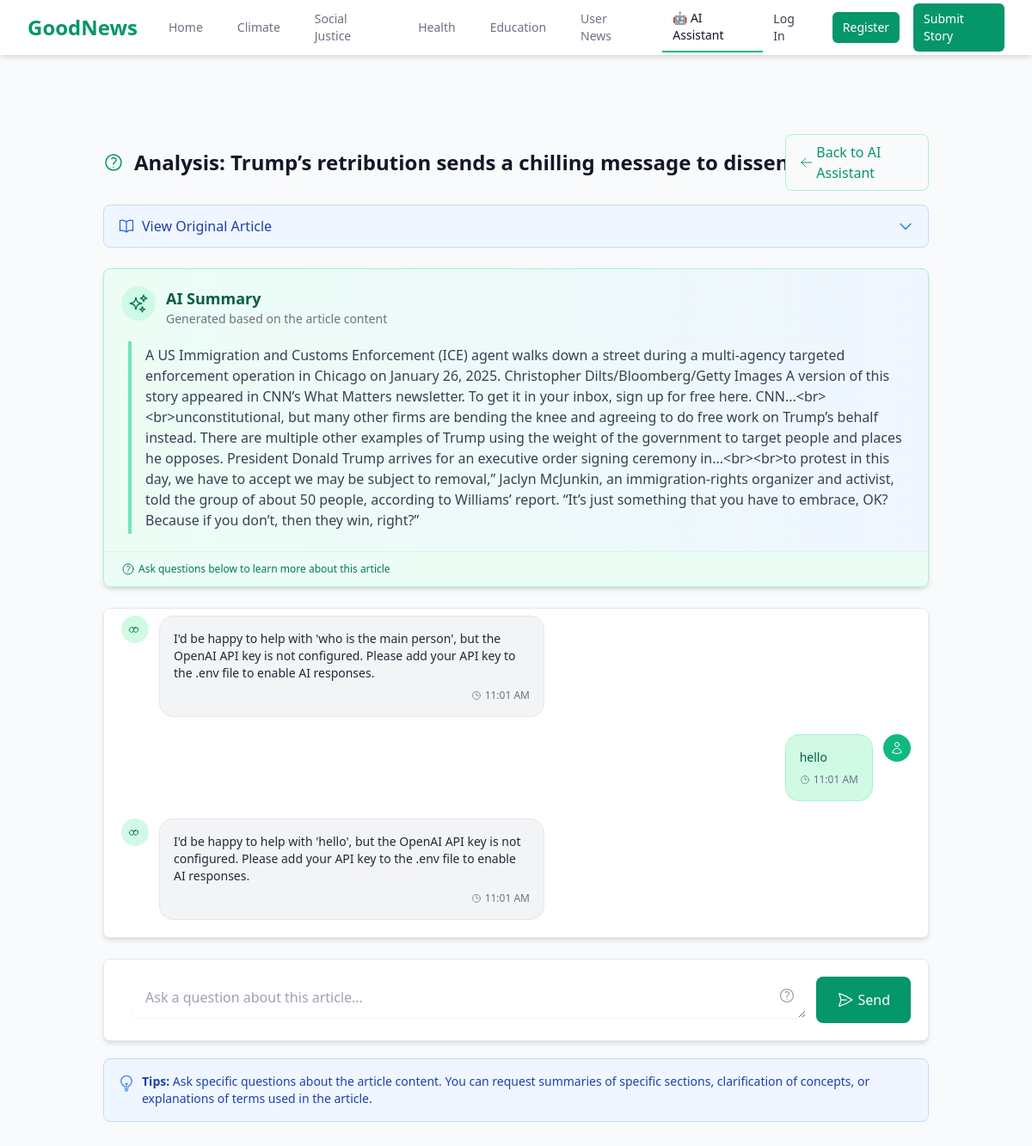
Screenshot of /chat/4 with the database file from the repository.
### models.py (models this page shows, shortened)
class ChatSession(db.Model):
    id = db.Column(db.Integer, primary_key=True)
    title = db.Column(db.String(200), nullable=False)
    article_text = db.Column(db.Text, nullable=False)
    summary = db.Column(db.Text)
    user_id = db.Column(db.Integer, db.ForeignKey('user.id'), nullable=True)
    created_at = db.Column(db.DateTime, default=datetime.utcnow)
    messages = db.relationship('ChatMessage', backref='session', lazy=True, cascade="all, delete-orphan")

class ChatMessage(db.Model):
    id = db.Column(db.Integer, primary_key=True)
    content = db.Column(db.Text, nullable=False)
    is_user = db.Column(db.Boolean, default=True)  # True if from user, False if from AI
    created_at = db.Column(db.DateTime, default=datetime.utcnow)
    session_id = db.Column(db.Integer, db.ForeignKey('chat_session.id'), nullable=False)

### app.py (the view, shortened to what this page needs)
@app.route('/chat/<int:session_id>', methods=['GET', 'POST'])
def chat_session(session_id):
    chat_session = ChatSession.query.get_or_404(session_id)
    if current_user.is_authenticated and chat_session.user_id and chat_session.user_id != current_user.id:
        flash('You do not have permission to access this chat session', 'danger')
        return redirect(url_for('ai_assistant'))
    messages = ChatMessage.query.filter_by(session_id=session_id).order_by(ChatMessage.created_at).all()
    form = ChatMessageForm()
    return render_template('chat_session.html',
                          session=chat_session,
                          messages=messages,
                          form=form)

### forms.py
class ChatMessageForm(FlaskForm):
    message = TextAreaField('Your Question', validators=[DataRequired()])
    submit = SubmitField('Send')

### app.py (called while the page is built)
@app.template_filter('nl2br')
def nl2br_filter(text):
    if not text:
        return ""
    return text.replace('\n', '<br>')

### templates/chat_session.html (shortened to what this page needs)
{% extends "base.html" %}
{% block content %}
<div class="max-w-5xl mx-auto px-4 sm:px-6 lg:px-8 py-5">
    <div class="mb-4 flex items-center justify-between">
        <h1 class="text-2xl font-bold text-gray-900 truncate flex items-center">
            <span class="text-green-600 mr-3">
            </span>
            {{ session.title }}
        </h1>
        <a href="{{ url_for('ai_assistant') }}" class="flex items-center text-green-600 hover:text-green-800 border border-green-200 py-2 px-4 rounded-lg hover:bg-green-50 transition-colors">
            <svg xmlns="http://www.w3.org/2000/svg" fill="none" viewBox="0 0 24 24" stroke-width="1.5" stroke="currentColor" class="w-5 h-5 mr-1">
                <path stroke-linecap="round" stroke-linejoin="round" d="M10.5 19.5L3 12m0 0l7.5-7.5M3 12h18" />
            </svg>
            Back to AI Assistant
        </a>
    </div>
    <div class="mb-6">
        <button id="showArticleBtn" class="flex items-center justify-between w-full py-3 px-4 bg-blue-50 hover:bg-blue-100 rounded-lg text-left border border-blue-200 transition-colors">
            <div class="flex items-center">
                <span class="font-medium text-blue-800">View Original Article</span>
            </div>
            <svg id="chevronDown" class="h-5 w-5 text-blue-500" fill="none" viewBox="0 0 24 24" stroke="currentColor">
                <path stroke-linecap="round" stroke-linejoin="round" stroke-width="2" d="M19 9l-7 7-7-7" />
            </svg>
        </button>
    </div>
    {% if messages|length > 0 and not messages[0].is_user %}
    <div class="mb-6 bg-gradient-to-r from-green-50 to-blue-50 rounded-lg border border-green-200 shadow-md">
        <div class="p-5">
            <div class="flex items-start mb-4">
                <div class="flex-shrink-0 bg-green-100 p-2 rounded-full mr-3">
                </div>
                <div class="flex-1">
                    <h3 class="text-lg font-semibold text-green-800">AI Summary</h3>
                    <p class="text-sm text-gray-500">Generated based on the article content</p>
                </div>
            </div>
            <div class="border-l-4 border-green-300 pl-4 py-1 ml-2">
                <div class="text-gray-700 prose prose-sm max-w-none">
                    {{ messages[0].content|safe|nl2br }}
                </div>
            </div>
        </div>
        <div class="border-t border-green-100 bg-green-50 px-5 py-3 text-xs text-green-700 flex items-center rounded-b-lg">
            Ask questions below to learn more about this article
        </div>
    </div>
    {% endif %}
    <div id="chatMessages" class="bg-white border border-gray-200 rounded-lg shadow-md p-5 mb-6 h-96 overflow-y-auto">
        <div class="space-y-5">
            {% for message in messages %}
                <div class="flex {% if message.is_user %}justify-end{% endif %}">
                    {% if not message.is_user %}
                    <div class="flex-shrink-0 mr-3">
                        <div class="bg-green-100 rounded-full p-2 w-8 h-8 flex items-center justify-center">
                        </div>
                    </div>
                    {% endif %}
                    <div class="max-w-md rounded-2xl p-4 {% if message.is_user %}bg-green-100 border border-green-200{% else %}bg-gray-100 border border-gray-200{% endif %}">
                        <div class="text-sm {% if message.is_user %}text-green-800{% else %}text-gray-800{% endif %} prose prose-sm max-w-none">
                            {{ message.content|safe|nl2br }}
                        </div>
                        <div class="text-xs text-gray-500 mt-2 flex items-center justify-end">
                            <svg xmlns="http://www.w3.org/2000/svg" fill="none" viewBox="0 0 24 24" stroke-width="1.5" stroke="currentColor" class="w-3 h-3 mr-1">
                                <path stroke-linecap="round" stroke-linejoin="round" d="M12 6v6h4.5m4.5 0a9 9 0 11-18 0 9 9 0 0118 0z" />
                            </svg>
                            {{ message.created_at.strftime('%I:%M %p') }}
                        </div>
                    </div>
                    {% if message.is_user %}
                    <div class="flex-shrink-0 ml-3">
                        <div class="bg-green-500 rounded-full p-2 w-8 h-8 flex items-center justify-center">
                        </div>
                    </div>
                    {% endif %}
                </div>
            {% endfor %}
        </div>
    </div>
    <div class="bg-white border border-gray-200 rounded-lg shadow-md p-5">
        <form method="POST" id="chatForm" class="flex space-x-3">
            <div class="flex-grow relative">
                {{ form.message(class="w-full rounded-lg border-gray-300 shadow-sm focus:border-green-500 focus:ring-green-500 px-4 py-3 pr-10", placeholder="Ask a question about this article...", rows="1") }}
                <div class="absolute right-3 top-3 text-gray-400">
                </div>
            </div>
            <button type="submit" class="bg-green-600 text-white py-3 px-6 rounded-lg hover:bg-green-700 focus:outline-none focus:ring-2 focus:ring-offset-2 focus:ring-green-500 transition-colors flex items-center">
                <span id="sendText" class="flex items-center">
                    <svg xmlns="http://www.w3.org/2000/svg" fill="none" viewBox="0 0 24 24" stroke-width="1.5" stroke="currentColor" class="w-5 h-5 mr-1">
                        <path stroke-linecap="round" stroke-linejoin="round" d="M6 12L3.269 3.126A59.768 59.768 0 0121.485 12 59.77 59.77 0 013.27 20.876L5.999 12zm0 0h7.5" />
                    </svg>
                    Send
                </span>
            </button>
        </form>
    </div>
    <div class="mt-5 bg-blue-50 rounded-lg p-4 border border-blue-200 text-sm">
        <div class="flex">
            <div class="text-blue-500 mr-2 mt-0.5">
            </div>
            <div class="text-blue-800">
                <span class="font-semibold">Tips:</span> Ask specific questions about the article content. You can request summaries of specific sections, clarification of concepts, or explanations of terms used in the article.
            </div>
        </div>
    </div>
</div>
{% endblock %}

### templates/base.html (shortened to what this page needs)
<!DOCTYPE html>
<html lang="en">
<head>
    <link href="https://cdn.jsdelivr.net/npm/tailwindcss@2.2.19/dist/tailwind.min.css" rel="stylesheet">
</head>
<body class="bg-gray-50">
    <nav class="bg-white shadow-md mb-8">
        <div class="max-w-7xl mx-auto px-4 sm:px-6 lg:px-8">
            <div class="flex justify-between h-16">
                <div class="flex">
                    <div class="flex-shrink-0 flex items-center">
                        <a href="{{ url_for('home') }}" class="text-2xl font-bold text-green-600">GoodNews</a>
                    </div>
                    <div class="ml-6 flex items-center space-x-4">
                        <a href="{{ url_for('home') }}"
                           class="{% if request.path == url_for('home') %}border-b-2 border-green-500 px-3 py-2 text-sm font-medium text-gray-900{% else %}px-3 py-2 text-sm font-medium text-gray-500 hover:text-gray-900 hover:border-gray-300{% endif %}">
                            Home
                        </a>
                        <a href="{{ url_for('category_page', category='climate') }}"
                           class="{% if request.path == url_for('category_page', category='climate') %}border-b-2 border-green-500 px-3 py-2 text-sm font-medium text-gray-900{% else %}px-3 py-2 text-sm font-medium text-gray-500 hover:text-gray-900 hover:border-gray-300{% endif %}">
                            Climate
                        </a>
                        <a href="{{ url_for('category_page', category='social-justice') }}"
                           class="{% if request.path == url_for('category_page', category='social-justice') %}border-b-2 border-green-500 px-3 py-2 text-sm font-medium text-gray-900{% else %}px-3 py-2 text-sm font-medium text-gray-500 hover:text-gray-900 hover:border-gray-300{% endif %}">
                            Social Justice
                        </a>
                        <a href="{{ url_for('category_page', category='health') }}"
                           class="{% if request.path == url_for('category_page', category='health') %}border-b-2 border-green-500 px-3 py-2 text-sm font-medium text-gray-900{% else %}px-3 py-2 text-sm font-medium text-gray-500 hover:text-gray-900 hover:border-gray-300{% endif %}">
                            Health
                        </a>
                        <a href="{{ url_for('category_page', category='education') }}"
                           class="{% if request.path == url_for('category_page', category='education') %}border-b-2 border-green-500 px-3 py-2 text-sm font-medium text-gray-900{% else %}px-3 py-2 text-sm font-medium text-gray-500 hover:text-gray-900 hover:border-gray-300{% endif %}">
                            Education
                        </a>
                        <a href="{{ url_for('user_news') }}"
                           class="{% if request.path == url_for('user_news') %}border-b-2 border-green-500 px-3 py-2 text-sm font-medium text-gray-900{% else %}px-3 py-2 text-sm font-medium text-gray-500 hover:text-gray-900 hover:border-gray-300{% endif %}">
                            User News
                        </a>
                        <a href="{{ url_for('ai_assistant') }}"
                           class="{% if request.path == url_for('ai_assistant') or '/chat/' in request.path %}border-b-2 border-green-500 px-3 py-2 text-sm font-medium text-gray-900{% else %}px-3 py-2 text-sm font-medium text-gray-500 hover:text-gray-900 hover:border-gray-300{% endif %}">
                            🤖 AI Assistant
                        </a>
                    </div>
                </div>
                <div class="flex items-center space-x-4">
                    {% if current_user.is_authenticated %}
                        <span class="text-gray-600">Hi, {{ current_user.username }}</span>
                        <a href="{{ url_for('logout') }}" class="bg-gray-100 hover:bg-gray-200 text-gray-700 px-3 py-2 rounded-md text-sm font-medium">Log Out</a>
                    {% else %}
                        <a href="{{ url_for('login') }}" class="text-gray-700 hover:text-gray-900 px-3 py-2 rounded-md text-sm font-medium">Log In</a>
                        <a href="{{ url_for('register') }}" class="bg-green-600 hover:bg-green-700 text-white px-3 py-2 rounded-md text-sm font-medium">Register</a>
                    {% endif %}
                    <div class="flex items-center">
                        <a href="{{ url_for('submit_story') }}" class="bg-green-600 hover:bg-green-700 text-white px-3 py-2 rounded-md text-sm font-medium">Submit Story</a>
                    </div>
                </div>
            </div>
        </div>
    </nav>
    <div class="container mx-auto px-4 py-2">
    </div>
    <main class="max-w-7xl mx-auto py-6 sm:px-6 lg:px-8">
        {% block content %}{% endblock %}
    </main>
</body>
</html>

### rows the page displays
ChatSession: title "Analysis: Trump’s retribution sends a chilling message to diss…"
ChatMessage: content "A US Immigration and Customs Enforcement (ICE) agent walks down a street during a multi-agency targeted enforcement operation in Chicago on January 26, 2025. Christopher Dilts/Bloomberg/Getty Images A version of this story appeared in CNN’s What Matters newsletter. To get it in your inbox, sign up for free here. CNN...<br><br>unconstitutional, but many other firms are bending the knee and agreeing to do free work on Trump’s behalf instead. There are multiple other examples of Trump using the weight of the government to target people and places he opposes. President Donald Trump arrives for an executive order signing ceremony in...<br><br>to protest in this day, we have to accept we may be…"
ChatMessage: is_user False (drawn), content "I'd be happy to help with 'who is the main person', but the OpenAI API key is not configured. Please add your API key to the .env file to enable AI responses.", created_at "11:01 AM"
ChatMessage: content "hello", created_at "11:01 AM", is_user True (drawn)
ChatMessage: is_user False (drawn), content "I'd be happy to help with 'hello', but the OpenAI API key is not configured. Please add your API key to the .env file to enable AI responses.", created_at "11:01 AM"
